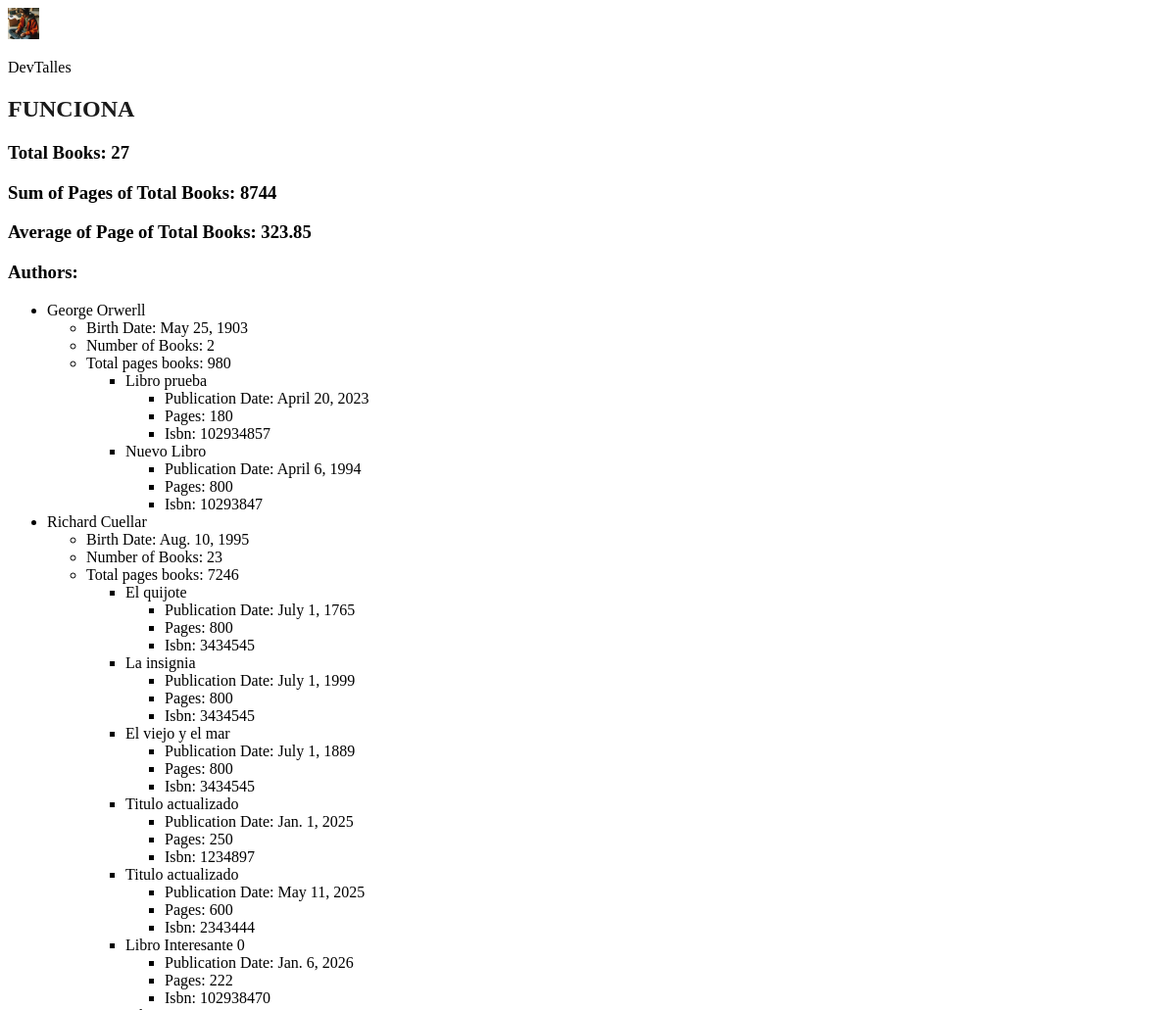
The page /library/ (upper part) on the database as committed earlier.
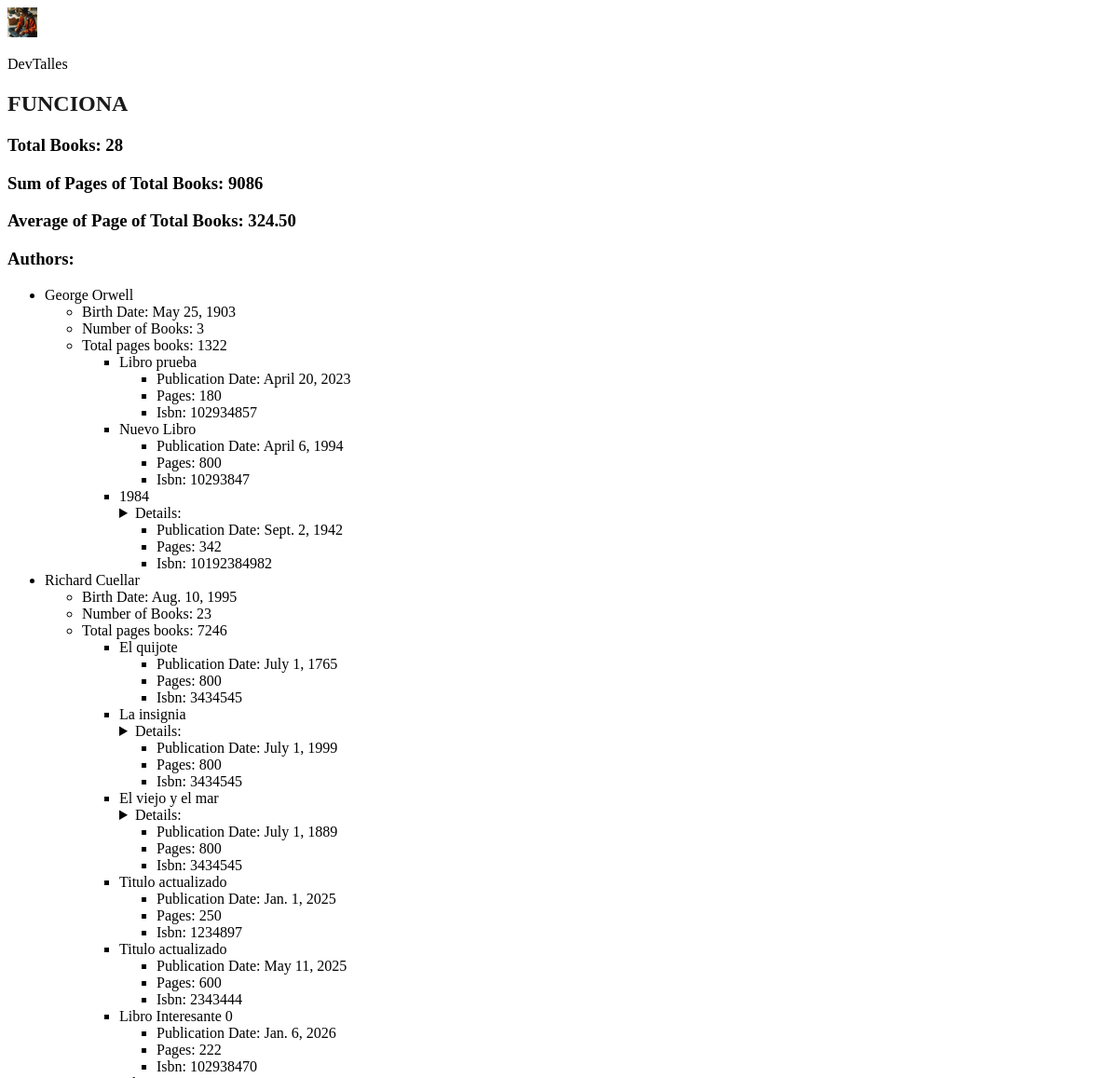
The same page on the database as committed later.
### library/models.py (models this page shows, shortened)
class Author(models.Model):
    name = models.CharField(max_length=100)
    birth_date = models.DateField(null=True, blank=True)

class Book(models.Model):
    title = models.CharField(max_length=200)
    publication_date = models.DateField(null=True, blank=True)
    author = models.ForeignKey(
        Author, on_delete=models.CASCADE, related_name='books')
    pages = models.IntegerField()
    isbn = models.CharField(max_length=50)
    genres = models.ManyToManyField(Genre, related_name='books')

### library/views.py (the view)
# urls.py: path('', views.index, name="library")
def index(request):
    try:
        with transaction.atomic():
            authors = Author.objects.all().annotate(num_books=Count('books')).annotate(total_pages_books=Sum('books__pages'))
            num_libros = Book.objects.aggregate(num_libros=Count('id'))['num_libros']
            total_sum_pages_libros = Book.objects.aggregate(total_sum_pages_libros=Sum('pages'))['total_sum_pages_libros']
            avg_pages_libros = "{:.2f}".format(Book.objects.aggregate(avg_pages_libros=Avg('pages'))['avg_pages_libros'])
        return render(request, 'library/index.html', {
            'name': 'Yeromi Zavala Castillo',
            'authors': authors,
            'num_libros': num_libros,
            'total_sum_pages_libros': total_sum_pages_libros,
            'avg_pages_libros': avg_pages_libros
        })
    except IntegrityError:
        return HttpResponseBadRequest("Hubo un error inesperado")

### library/templates/library/index.html (shortened to what this page needs)
{% extends "base.html" %}
{% load static %}
{% block page_style %}
    <link rel="stylesheet" href="{% static "library/css/library_styles.css" %}">
{% endblock page_style %}
{% block content %}
    <h1 class="title">Funciona</h1>
    <h3>Total Books: {{ num_libros }}</h3>
    <h3>Sum of Pages of Total Books: {{ total_sum_pages_libros }}</h3>
    <h3>Average of Page of Total Books: {{ avg_pages_libros }}</h3>
    <h3>Authors: </h3>
    <ul>
        {% for author in authors %}
            <li>{{ author.name }}
                <ul>
                    <li>Birth Date: {{ author.birth_date }}</li>
                    <li>Number of Books: {{ author.num_books }}</li>
                    <li>Total pages books: {{ author.total_pages_books }}</li>
                    <ul>
                        {% for book in author.books.all %}
                        <li>{{ book.title }}
                            {% if book.detail %}
                                <details>
                                    <summary>Details:</summary>
                                </details>
                            {% endif %}
                            <ul>
                                <li>Publication Date: {{ book.publication_date }}</li>
                                <li>Pages: {{ book.pages }}</li>
                                <li>Isbn: {{ book.isbn }}</li>
                            </ul>
                        </li>
                        {% endfor %}
                    </ul>
                </ul>
            </li>
        {% empty %}
            <li>No se encontraron autores</li>
        {% endfor %}
    </ul>
{% endblock content %}

### templates/base.html (shortened to what this page needs)
{% load static %}
<!DOCTYPE html>
<html lang="en">
<head>
    <link rel="stylesheet" href="{% static "css/style.css" %}">
    {% block page_style %}{% endblock page_style %}
</head>
<body>
    {% include "./includes/header.html" %}
    <section class="container">
        {% block content %}{% endblock content %}
    </section>
</body>
</html>

### templates/includes/header.html
{% load static %}
<header>
    <div>
        <img src="{% static "img/logo.jpeg" %}" alt="This is a simple logo" class="logo">
        <p>DevTalles</p>
    </div>
</header>

### static/css/style.css (style rules this page uses)
.logo { width: 2rem; height: auto; }

### library/static/library/css/library_styles.css (style rules this page uses)
img { max-height: 15rem; }
.title { text-transform: uppercase; color: #1a1a1a; }

Rows that differ between the two databases and show on the page:
changed Author: name "George Orwerll" → "George Orwell"; num_books "2" → "3"; total_pages_books "980" → "1322"
added Book: title "1984", publication_date "Sept. 2, 1942", pages "342", isbn "10192384982", shown under Author "George Orwell"
shown differently, row unchanged: Book "La insignia": now shows "Details:"
shown differently, row unchanged: Book "El viejo y el mar": now shows "Details:"
Other text that changed with them:
{{ num_libros }}: "27" → "28"
{{ total_sum_pages_libros }}: "8744" → "9086"
{{ avg_pages_libros }}: "323.85" → "324.50"
